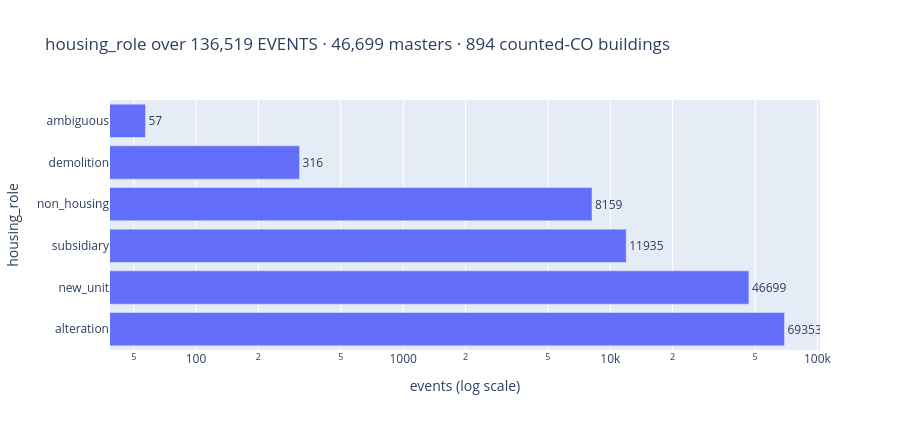

The code cell stored with this chart in its notebook:
### Markdown cell above
### VIZ 1 — housing_role distribution (the subject)
**What it shows.** How JN-C labeled every event — `alteration` dominates, then subsidiary / ambiguous /
new_unit / demolition / non_housing. Log scale (alteration dwarfs the rest). Derives live from
`event_classifications GROUP BY`, and overlays the **count grain** (master+finaled+new_unit) so the
events-vs-buildings gap is concrete.

### Code cell
import sqlite3, os
import plotly.graph_objects as go
DBP=str(DB_PATH)   # the SAME parameterized target this notebook classified (was a hardcoded live path)
con=sqlite3.connect(f'file:{DBP}?mode=ro',uri=True)   # READ-ONLY — viz never writes
dist=con.execute("SELECT housing_role,COUNT(*) FROM event_classifications GROUP BY 1 ORDER BY 2 DESC").fetchall()
masters=con.execute("SELECT COUNT(*) FROM event_classifications WHERE is_master=1").fetchone()[0]
counted=con.execute("SELECT COUNT(*) FROM events e JOIN event_classifications c ON c.event_id=e.event_id "
  "WHERE e.event_type_code='permit_finaled' AND c.housing_role='new_unit' AND c.is_master=1 AND COALESCE(c.net_units,0)>0").fetchone()[0]
roles=[r for r,_ in dist]; vals=[c for _,c in dist]
fig=go.Figure(go.Bar(x=vals, y=roles, orientation='h', text=vals, textposition='outside'))
fig.update_layout(title=f'housing_role over {sum(vals):,} EVENTS · {masters:,} masters · {counted:,} counted-CO buildings',
   xaxis_type='log', xaxis_title='events (log scale)', yaxis_title='housing_role', height=430)
fig.show()
print(f'events={sum(vals):,}  masters={masters:,}  counted-CO={counted:,}')

### Figure 1 — Plotly figure (JSON) as saved in the notebook; plotly's stock layout.template omitted (floating-point values rounded to 4 significant figures)
{"data": [{"orientation": "h", "text": ["69353", "46699", "11935", "8159", "316", "57"], "textposition": "outside", "type": "bar", "x": [69353, 46699, 11935, 8159, 316, 57], "y": ["alteration", "new_unit", "subsidiary", "non_housing", "demolition", "ambiguous"]}], "layout": {"height": 430, "title": {"text": "housing_role over 136,519 EVENTS · 46,699 masters · 894 counted-CO buildings"}, "xaxis": {"title": {"text": "events (log scale)"}, "type": "log"}, "yaxis": {"title": {"text": "housing_role"}}}}
